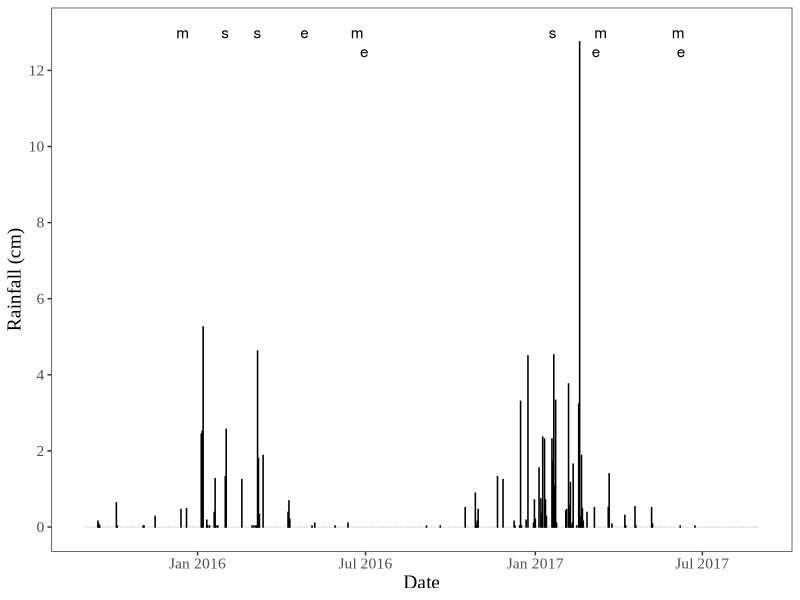
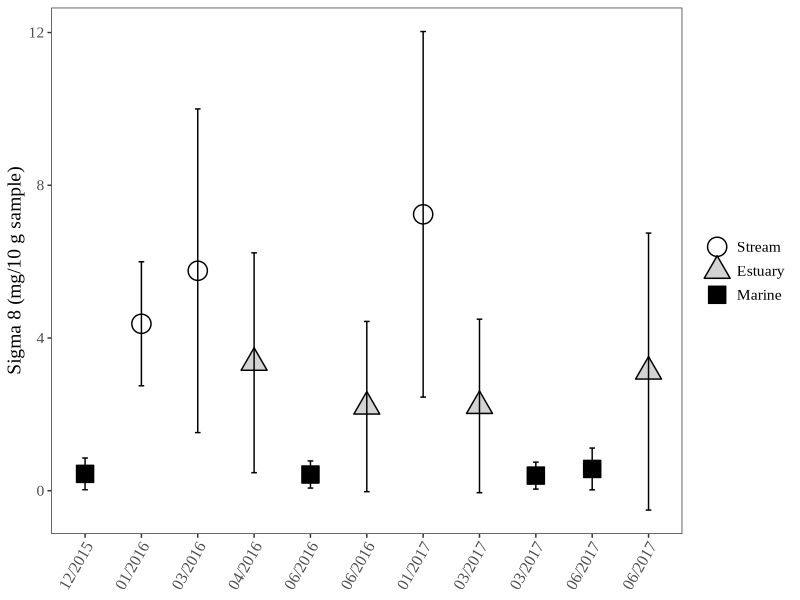
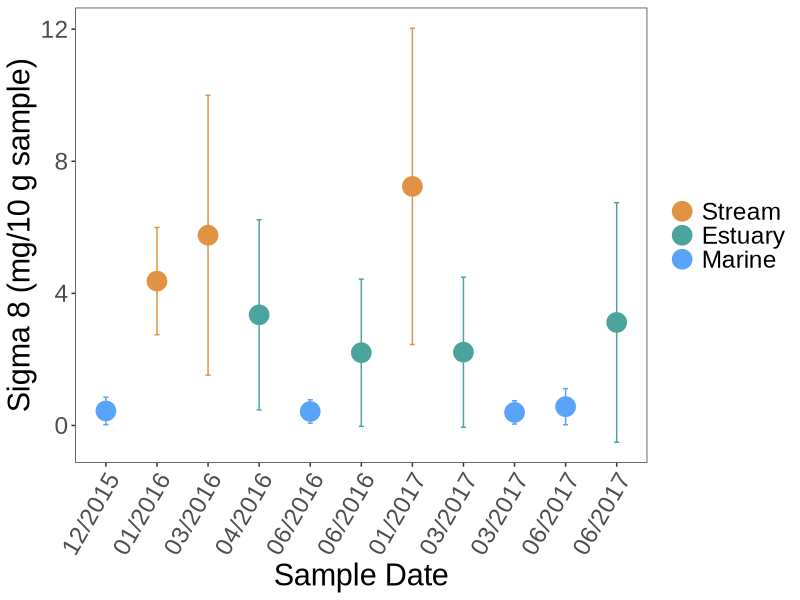
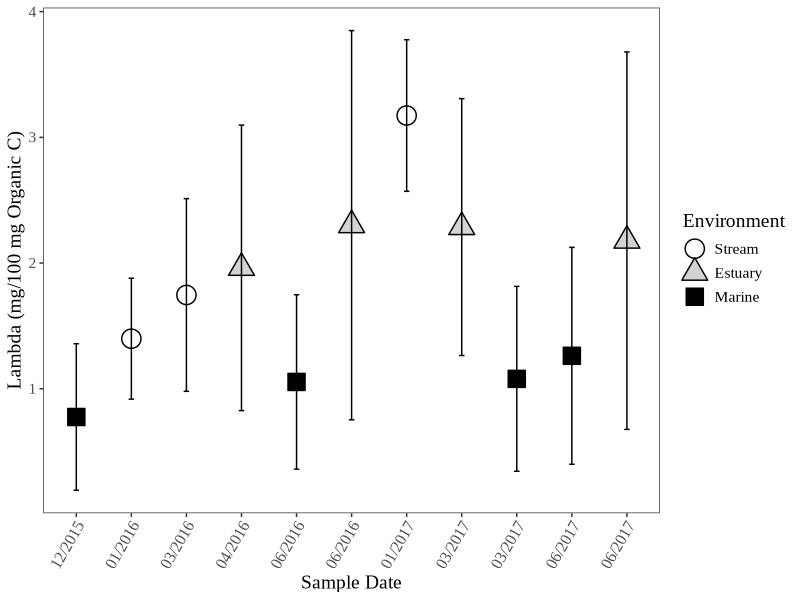
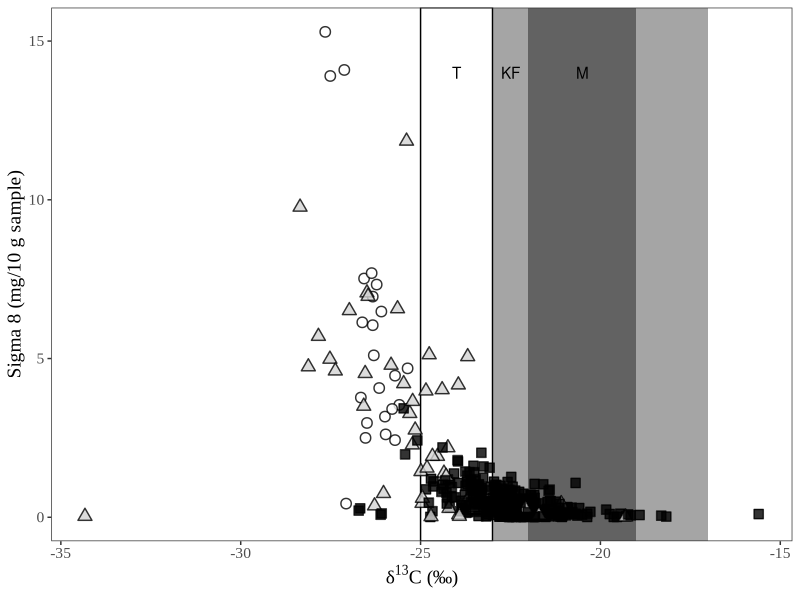

Reproduce these figures in R, in order. (Note: this script raises an error after producing the figures.)
## ---- chunk 1
knitr::opts_chunk$set(echo = TRUE)
## ---- chunk 2

# Load packages.
library(tidyverse)
library(lubridate)
library(patchwork)

# Load datasets.
rain <- read_csv("SBCounty_Gauge234.csv") # Imports necessary data that's been transcribed from the online pdf document into a csv file.

master <- read_csv("RAPID_Master_Datasheet_add_region_streamcode.csv") # Loads the newly updated dataset, as of April 8, 2019. This same dataset is used for the linear mixed effects models.

# In addition, all NDs from Matthieu's original reports are replaced as NAs. For reasoning on why they are not 0s, see either of the other RMarkdown files in this project folder.

# Alright, so the seven outliers I'm removing will be 56, 66, 164, 238, 300, 387, and 389 from the original dataset. For reasoning on these 7, see LMEM Markdown file in this same project.

mastered <- master[ -c(56, 66, 164, 238, 300, 387, 389), ] # Removes outliers from original dataset.

# This dataset has already been QAQCed.

## ---- chunk 3

rain <- rain %>%
  mutate(Rainfall_cm = Rainfall_inches*2.54) %>% # Calculates rainfall in centimeters in a new column.
  mutate(DATE = mdy(Date)) # Transforms date into recognized date format.

rainplot <- ggplot(rain, aes(DATE, Rainfall_cm)) +
  annotate("text", x = mdy("12-16-2015"), y = 13,
           label = "m") + # December 2015 - Marine sampling
  annotate("text", x = mdy("06-22-2016"), y = 13,
           label = "m") + # June 2016 - Marine sampling
  annotate("text", x = mdy("03-13-2017"), y = 13,
           label = "m") + # March 2017 - Marine sampling
  annotate("text", x = mdy("06-05-2017"), y = 13,
           label = "m") + # June 2017 - Marine sampling
  annotate("text", x = mdy("01-31-2016"), y = 13,
           label = "s") + # Jan 2016 - Stream sampling
  annotate("text", x = mdy("03-06-2016"), y = 13,
           label = "s") + # March 2016 - Stream sampling
  annotate("text", x = mdy("01-20-2017"), y = 13,
           label = "s") + # Jan 2017 - Stream sampling
  annotate("text", x = mdy("04-26-2016"), y = 13,
           label = "e") + # April 2016 - Estuarine sampling
  annotate("text", x = mdy("06-30-2016"), y = 12.5,
           label = "e") + # June 2016 - Estuarine sampling
  annotate("text", x = mdy("03-08-2017"), y = 12.5,
           label = "e") + # March 2017 - Estuarine sampling
  annotate("text", x = mdy("06-08-2017"), y = 12.5,
           label = "e") + # June 2017 - Estuarine sampling
  geom_bar(stat="identity", color="black", width=0.1) +
  theme_bw() +
  ylab("Rainfall (cm)") +
  xlab("Date") +
  scale_y_continuous(breaks=seq(0,14,2)) + # Adds y-axis labels every 2 cm.
  scale_x_date(date_labels = "%b %Y") + # Adds x-axis labels.
  theme_bw() +
  theme(panel.grid.major = element_blank(), panel.grid.minor = element_blank(),panel.background = element_blank()) +
  theme(text=element_text(family="Times New Roman", size=14)) #+
  #ggtitle("Santa Barbara County Precipitation\nWater Years 2015-2017")

rainplot

# Export figure to desktop.

# ggsave(("Figure_2.png"),
#        path = "/Users/heililowman/Desktop/R_figures/Lignin",
#        width = 20,
#        height = 10,
#        units = "cm"
#        )

## ---- chunk 4

# First, we will plot overall Sigma 8 and Lambda values.

Fig3_Stats <- mastered %>% # Takes the original dataset and then ...
  group_by(Group, Environment) %>% # Groups by date and environment and then ...
  summarize(Sig8 = mean(Sigma8, na.rm = TRUE), Sig8sd = sd(Sigma8, na.rm = TRUE), 
            Lam = mean(Lambda, na.rm = TRUE), Lamsd = sd(Lambda, na.rm = TRUE)) %>% # Summarizes and then...
  ungroup() %>% # Ungroups data.
  mutate(Environment = factor(case_when(Environment == "Stream" ~ "Stream",
                                        Environment == "Estuary" ~ "Estuary",
                                        Environment == "Reef" ~ "Marine"), levels = c("Stream", "Estuary", "Marine"))) %>% # Renames.
  mutate(Group = factor(Group, levels = c( "A", "B", "C", "D", "E", "F", "I", "H", "G", "J", "K"))) # Relevel the "Group" column so that it's presented in the best chronological order.

#tiff(filename = "/Users/heililowman/Documents/UC_Santa_Barbara/Research_Lignin/Figures/Manuscript_figure_files/Fig3A.tiff", width=6, height=4, unit="in", res=400) 
fig3a <- ggplot(Fig3_Stats, aes(Group, Sig8, shape=Environment, fill=Environment)) +
  scale_x_discrete(labels = c("12/2015", "01/2016", "03/2016", "04/2016", "06/2016", "06/2016", "01/2017", "03/2017", "03/2017", "06/2017", "06/2017")) +
  geom_point(size = 6,
             stroke = 0.75) + 
  scale_shape_manual(values = c(21, 24, 22)) +
  scale_fill_manual(values = c("white", "lightgrey", "black")) +
  geom_errorbar(data=Fig3_Stats, aes(ymin=Sig8-Sig8sd,ymax=Sig8+Sig8sd), width=0.1) +
  xlab("Sample Date") +
  ylab("Sigma 8 (mg/10 g sample)") + 
  theme_bw() +
  theme(panel.grid.major = element_blank(), panel.grid.minor = element_blank(),panel.background = element_blank()) + # This ensures the whole data grid is boxed in, which looks cleaner in text.
  theme(text=element_text(family="Times New Roman", size=14)) +
  theme(axis.text.x = element_text(angle = 60, hjust = 1)) +
  theme(axis.title.x=element_blank()) +
  theme(legend.title = element_blank())
#dev.off()

fig3a

# Creating the following figure for inclusion in my exit seminar.

fig3a_color <- ggplot(Fig3_Stats, aes(Group, Sig8, color=Environment)) +
  scale_x_discrete(labels = c("12/2015", "01/2016", "03/2016", "04/2016", "06/2016", "06/2016", "01/2017", "03/2017", "03/2017", "06/2017", "06/2017")) +
  geom_point(size = 6,
             stroke = 0.75) + 
  scale_color_manual(values=c("#E29244", "#4CA49E", "#59A3F8"), name = "Sampling Environment") + # Edit the legend and figure colors.
  geom_errorbar(data=Fig3_Stats, aes(ymin=Sig8-Sig8sd,ymax=Sig8+Sig8sd), width=0.1) +
  xlab("Sample Date") +
  ylab("Sigma 8 (mg/10 g sample)") + 
  theme_bw() +
  theme(panel.grid.major = element_blank(), panel.grid.minor = element_blank(),panel.background = element_blank()) + # This ensures the whole data grid is boxed in, which looks cleaner in text.
  theme(text=element_text(family="Arial", size=22)) +
  theme(axis.text.x = element_text(angle = 60, hjust = 1)) +
  theme(legend.title = element_blank())

fig3a_color
# Actually, I'm not sure how much more helpful a figure versus numbers will be so I'm skipping this figure in my presentation.

#tiff(filename = "/Users/heililowman/Documents/UC_Santa_Barbara/Research_Lignin/Figures/Manuscript_figure_files/Fig3B.tiff", width=6, height=4, unit="in", res=400) 
fig3b <- ggplot(Fig3_Stats, aes(Group, Lam, shape=Environment, fill=Environment)) +
  scale_x_discrete(labels = c("12/2015", "01/2016", "03/2016", "04/2016", "06/2016", "06/2016", "01/2017", "03/2017", "03/2017", "06/2017", "06/2017")) +
  geom_point(size = 6,
             stroke = 0.75) + 
  scale_shape_manual(values = c(21, 24, 22)) +
  scale_fill_manual(values = c("white", "lightgrey", "black")) +
  geom_errorbar(data=Fig3_Stats, aes(ymin=Lam-Lamsd,ymax=Lam+Lamsd), width=0.1) +
  xlab("Sample Date") +
  ylab("Lambda (mg/100 mg Organic C)") + 
  theme_bw() +
  theme(panel.grid.major = element_blank(), panel.grid.minor = element_blank(),panel.background = element_blank()) +
  theme(text=element_text(family="Times New Roman", size=14)) +
  theme(axis.text.x = element_text(angle = 60, hjust = 1))
#dev.off()

fig3b

# Export figure to desktop.

# ggsave(("Figure_3.png"),
#        path = "/Users/heililowman/Desktop/R_figures/Lignin",
#        width = 20,
#        height = 10,
#        units = "cm"
#        )

## ---- chunk 5

# Next, we will plot isotopic data versus Sigma 8 and 3,5-Bd/V values.

isotopes <- mastered %>%
  mutate(Environment = factor(case_when(Environment == "Stream" ~ "Stream",
                                        Environment == "Estuary" ~ "Estuary",
                                        Environment == "Reef" ~ "Marine"), 
                              levels = c("Stream", "Estuary", "Marine")))# Renames.

# Need to keep the outlier in on the light end, because its the same distance from the nearest point as the outlier on the heavier end (and it was included on all of the LMEMs in the other file).

# I have also removed the designation of near/far from stream and just represented all marine sediments as reef sites - this distinction was not important in any of the models I ran, and I feel it doesn't add anything to the visual. Also, this will keep things consistent legend-wise with Figure 3.

#tiff(filename = "/Users/heililowman/Documents/UC_Santa_Barbara/Research_Lignin/Figures/Manuscript_figure_files/Fig4.tiff", width=12, height=6, unit="in", res=400) 
fig4 <- ggplot(isotopes, aes (x=d13C, y=Sigma8, shape=Environment, fill=Environment)) +
  annotate("rect", color = "black", fill = "white", 
        xmin = -25, xmax = -23,
        ymin = -Inf, ymax = Inf) + 
  annotate("text", x = -24, y = 14, label = "T") + # Terrestrial signatures
  annotate("rect", fill = "gray30", alpha = 0.50, 
        xmin = -23, xmax = -17,
        ymin = -Inf, ymax = Inf) + 
  annotate("text", x = -22.5, y = 14, label = "KF") + # Kelp forest signatures
  annotate("rect", fill = "gray30", alpha = 0.75, 
        xmin = -22, xmax = -19,
        ymin = -Inf, ymax = Inf) + 
  annotate("text", x = -20.5, y = 14, label = "M") +# Marine signatures
  geom_point(size=3,
             stroke = 0.75,
             alpha = 0.8) +
  scale_shape_manual(values = c(21, 24, 22)) +
  scale_fill_manual(values = c("white", "lightgrey", "black")) +
  theme_bw() +
  theme(panel.grid.major = element_blank(), panel.grid.minor = element_blank(),panel.background = element_blank()) +
  theme(text=element_text(family="Times New Roman", size=14)) +
  xlab(expression("δ"^{13}*"C (‰)")) + # GAH! It's AMAZING I GOT THE SUPERSCRIPT TO WORK!!!
  ylab("Sigma 8 (mg/10 g sample)") +
  theme(legend.position = "none")
#dev.off

fig4

#tiff(filename = "/Users/heililowman/Documents/UC_Santa_Barbara/Research_Lignin/Figures/Manuscript_figure_files/Fig5.tiff", width=10, height=6, unit="in", res=400) 
fig5 <- ggplot(isotopes, aes (x=d13C, y=Bd.V, shape=Environment, fill=Environment)) +
  geom_point(size=3,
             stroke = 0.75,
             alpha = 0.8) +
  scale_shape_manual(values = c(21, 24, 22)) +
  scale_fill_manual(values = c("white", "lightgrey", "black")) +
  theme_bw() +
  theme(panel.grid.major = element_blank(), panel.grid.minor = element_blank(),panel.background = element_blank()) +
  theme(text=element_text(family="Times New Roman", size=14)) +
  xlab(expression("δ"^{13}*"C (‰)")) +
  ylab("3,5-Bd / Vanillyl") +
  theme(legend.position = c(0.15, 0.85))
#dev.off

fig5

fig4_full <- fig4 + fig5

fig4_full + plot_annotation(tag_levels = 'A')

# Export figure to Desktop.

# ggsave(("Figure_4.png"),
#        path = "/Users/heililowman/Desktop/R_figures/Lignin",
#        width = 30,
#        height = 15,
#        units = "cm"
#        )

## ---- chunk 6

# So, this will be a plot of stream S/V and C/V values, but the boxes for source material will need to be added in in Powerpoint.

stream <- mastered %>%
  filter(Environment=="Stream") # Creates dataset of only stream data.

#tiff(filename = "/Users/heililowman/Documents/UC_Santa_Barbara/Research_Lignin/Figures/Manuscript_figure_files/Fig6.tiff", width=8, height=6, unit="in", res=400) 
fig6 <- ggplot(stream, aes (C.V,S.V, shape=Group_2, fill=Group_2)) +
  annotate("rect", color = "black", fill = "white", 
        xmin = 0, xmax = 0.5,
        ymin = 0.4, ymax = 3.25) + 
  annotate("text", x = 0.05, y = 3, label = "A") + # woody Angiosperm signatures
  annotate("rect", fill = "gray30", alpha = 0.25, 
        xmin = 0.2, xmax = 0.6,
        ymin = 0, ymax = 2.5) + 
  annotate("text", x = 0.575, y = 2.3, label = "a") + # non-woody angiosperm signatures
  annotate("rect", fill = "gray30", alpha = 0.40, 
        xmin = 0, xmax = 0.6,
        ymin = 0, ymax = 0.2) + 
  annotate("text", x = 0.05, y = 0.1, label = "G") +# woody Gymnosperm signatures
  annotate("rect", fill = "gray30", alpha = 0.60, 
        xmin = 0.2, xmax = 0.6,
        ymin = 0, ymax = 0.2) + 
  annotate("text", x = 0.575, y = 0.1, label = "g") + # non-woody gymnosperm signatures
  geom_point(size=6,
             stroke = 0.75,
             alpha = 0.8) +
  scale_shape_manual(name = "Sampling Date", values = c(21, 21, 21), labels = c("01/2016", "03/2016", "01/2017")) +
  scale_fill_manual(name = "Sampling Date", values = c("white", "lightgrey", "black"), labels = c("01/2016", "03/2016", "01/2017")) + # Need to duplicate labels in both calls so that legend works.
  xlim(0,0.6) +
  ylim(0,4.5) +
  theme_bw() +
  theme(panel.grid.major = element_blank(), panel.grid.minor = element_blank(),panel.background = element_blank()) +
  theme(text=element_text(family="Times New Roman", size=16)) +
  xlab("Cinnamyl / Vanillyl") +
  ylab("Syringyl / Vanillyl") +
  theme(legend.position = c(0.85, 0.85))
#dev.off

fig6

#Making a set of new figures for my exit seminar.

streama <- mastered %>%
  filter(Environment=="Stream") %>% # Creates dataset of only stream data.
  filter(Group=="B") # Selects only January 2016 data.

fig6_colora <- ggplot(streama, aes (C.V,S.V, color=Group_2)) +
  geom_point(size=8,
             stroke = 0.75) +
  scale_color_manual(values = c("#EFC68E"), labels = c("01/2016")) +
  #scale_color_manual(values = c("#E29244"), labels = c("01/2016")) + 
  xlim(0,0.6) +
  ylim(0,4.5) +
  theme_bw() +
  theme(panel.grid.major = element_blank(), panel.grid.minor = element_blank(),panel.background = element_blank()) +
  theme(text=element_text(family="Arial", size=22)) +
  xlab("Cinnamyl / Vanillyl") +
  ylab("Syringyl / Vanillyl") +
  theme(legend.title = element_blank())

#tiff(filename = "/Users/heililowman/Documents/UC_Santa_Barbara/Research_Lignin/Figures/Manuscript_figure_files/Fig6_colora_oak.tiff", width=8, height=6, unit="in", res=400) 
fig6_colora
#dev.off

streamb <- mastered %>%
  filter(Environment=="Stream") %>% # Creates dataset of only stream data.
  filter(Group=="B" | Group=="C") # Selects only 2016 data.

fig6_colorb <- ggplot(streamb, aes (C.V,S.V, color=Group_2)) +
  geom_point(size=8,
             stroke = 0.75) +
  scale_color_manual(values = c("#EFC68E", "#7C9867"), labels = c("01/2016", "03/2016")) +
  #scale_color_manual(values = c("#E29244","#FFAA00"), labels = c("01/2016", "03/2016")) + 
  xlim(0,0.6) +
  ylim(0,4.5) +
  theme_bw() +
  theme(panel.grid.major = element_blank(), panel.grid.minor = element_blank(),panel.background = element_blank()) +
  theme(text=element_text(family="Arial", size=22)) +
  xlab("Cinnamyl / Vanillyl") +
  ylab("Syringyl / Vanillyl") +
  theme(legend.title = element_blank())

#tiff(filename = "/Users/heililowman/Documents/UC_Santa_Barbara/Research_Lignin/Figures/Manuscript_figure_files/Fig6_colorb_oak.tiff", width=8, height=6, unit="in", res=400) 
fig6_colorb
#dev.off

fig6_colorc <- ggplot(stream, aes (C.V,S.V, color=Group_2)) +
  geom_point(size=8,
             stroke = 0.75) +
  scale_color_manual(values = c("#EFC68E", "#7C9867", "#4F5730"), labels = c("01/2016", "03/2016", "01/2017")) +
  #scale_color_manual(values = c("#E29244", "#FFAA00", "#D46F10"), labels = c("01/2016", "03/2016", "01/2017")) +
  xlim(0,0.6) +
  ylim(0,4.5) +
  theme_bw() +
  theme(panel.grid.major = element_blank(), panel.grid.minor = element_blank(),panel.background = element_blank()) +
  theme(text=element_text(family="Arial", size=22)) +
  xlab("Cinnamyl / Vanillyl") +
  ylab("Syringyl / Vanillyl") +
  theme(legend.title = element_blank())

#tiff(filename = "/Users/heililowman/Documents/UC_Santa_Barbara/Research_Lignin/Figures/Manuscript_figure_files/Fig6_colorc_oak.tiff", width=8, height=6, unit="in", res=400) 
fig6_colorc
#dev.off

## ---- chunk 7

# And now to create a similar S/V vs. C/V figure for the marine sample data.

marine <- mastered %>%
  filter(Environment=="Reef") # Creates dataset of only marine data.

fig7a <- ggplot(marine, aes (C.V,S.V, shape=Group, fill=Group)) +
  geom_point(size=6,
             stroke = 0.75,
             alpha = 0.8) +
  scale_shape_manual(name = "Sampling Date", values = c(21, 21, 21, 21), labels = c("12/2015", "06/2016", "03/2017", "06/2017")) +
  scale_fill_manual(name = "Sampling Date", values = c("white", "lightgrey", "gray30", "black"), labels = c("12/2015", "06/2016", "03/2017", "06/2017")) + # Need to duplicate labels in both calls so that legend works.
  xlim(0,0.25) +
  ylim(0,5.5) +
  theme_bw() +
  theme(panel.grid.major = element_blank(), panel.grid.minor = element_blank(),panel.background = element_blank()) +
  theme(text=element_text(family="Times New Roman", size=16)) +
  xlab("Cinnamyl/Vanillyl") +
  ylab("Syringyl/Vanillyl") +
  theme(legend.title = element_blank())

fig7a

# Due to sheer number of points, let's consolidate by site for each sampling.

m_cvsv <- marine %>% 
  group_by(Site, Group) %>%     
  summarize(meanC.V = mean(C.V, na.rm = TRUE), CVsd = sd(C.V, na.rm = TRUE), meanS.V = mean(S.V, na.rm = TRUE), SVsd = sd(S.V, na.rm = TRUE),) %>%
  ungroup()

#tiff(filename = "/Users/heililowman/Documents/UC_Santa_Barbara/Research_Lignin/Figures/Manuscript_figure_files/Fig7.tiff", width=8, height=6, unit="in", res=400) 
fig7b <- ggplot(m_cvsv, aes (x=meanC.V, y=meanS.V, shape = Group, fill = Group)) +
  geom_point(size=6,
             stroke = 0.75,
             alpha = 0.8) +
  scale_shape_manual(name = "Sampling Date", values = c(21, 21, 21, 21), labels = c("12/2015", "06/2016", "03/2017", "06/2017")) +
  scale_fill_manual(name = "Sampling Date", values = c("white", "lightgrey", "gray30", "black"), labels = c("12/2015", "06/2016", "03/2017", "06/2017")) +
  #geom_errorbar(data=m_cvsv, aes(ymin=meanS.V-SVsd,ymax=meanS.V+SVsd)) +
  #geom_errorbarh(data=m_cvsv, aes(xmin=meanC.V-CVsd,xmax=meanC.V+CVsd)) +
  xlim(0,0.25) +
  ylim(0,5.5) +
  theme_bw() +
  theme(panel.grid.major = element_blank(), panel.grid.minor = element_blank(),panel.background = element_blank()) +
  theme(text=element_text(family="Times New Roman", size=16)) +
  xlab("Cinnamyl / Vanillyl") +
  ylab("Syringyl / Vanillyl") +
  theme(legend.position = c(0.85, 0.85))
#dev.off

# Did not include error bars because they do not add to the takeaway of the figure, and delineations between groupings are made clear by the results of the LMEMs.

fig7b

fig5_full <- fig6 + fig7b

fig5_full + plot_annotation(tag_levels = 'A')

# Export full figure to Desktop.

# ggsave(("Figure_5.png"),
#        path = "/Users/heililowman/Desktop/R_figures/Lignin",
#        width = 30,
#        height = 15,
#        units = "cm"
#        )

# And below I've made some additional colored plots for use in my exit seminar.

m_cvsva <- m_cvsv %>% # Takes the original aggregated dataset.
  filter(Group == "A") # Selects only December 2015 samples.

fig7b_colora <- ggplot(m_cvsva, aes (x=meanC.V, y=meanS.V, color = Group)) +
  geom_point(size=8,
             stroke = 0.75) +
  scale_color_manual(values = c("#3793EC"), labels = c("12/2015")) +
  xlim(0,0.25) +
  ylim(0,5.5) +
  theme_bw() +
  theme(panel.grid.major = element_blank(), panel.grid.minor = element_blank(),panel.background = element_blank()) +
  theme(text=element_text(family="Arial", size=22)) +
  xlab("Cinnamyl / Vanillyl") +
  ylab("Syringyl / Vanillyl") +
  theme(legend.title = element_blank())

#tiff(filename = "/Users/heililowman/Documents/UC_Santa_Barbara/Research_Lignin/Figures/Manuscript_figure_files/Fig7b_colora_lake.tiff", width=8, height=6, unit="in", res=400) 
fig7b_colora
#dev.off

m_cvsvb <- m_cvsv %>% # Takes the original aggregated dataset.
  filter(Group == "A" | Group == "E") # Selects only December 2015 and June 2016 samples.

fig7b_colorb <- ggplot(m_cvsvb, aes (x=meanC.V, y=meanS.V, color = Group)) +
  geom_point(size=8,
             stroke = 0.75) +
  scale_color_manual(values = c("#3793EC", "#7AC9B7"), labels = c("12/2015", "06/2016")) +
  xlim(0,0.25) +
  ylim(0,5.5) +
  theme_bw() +
  theme(panel.grid.major = element_blank(), panel.grid.minor = element_blank(),panel.background = element_blank()) +
  theme(text=element_text(family="Arial", size=22)) +
  xlab("Cinnamyl / Vanillyl") +
  ylab("Syringyl / Vanillyl") +
  theme(legend.title = element_blank())

#tiff(filename = "/Users/heililowman/Documents/UC_Santa_Barbara/Research_Lignin/Figures/Manuscript_figure_files/Fig7b_colorb_lake.tiff", width=8, height=6, unit="in", res=400) 
fig7b_colorb
#dev.off

m_cvsvbb <- m_cvsv %>% # Takes the original aggregated dataset.
  filter(Group == "A" | Group == "E" | Group == "G") # Selects only December 2015 and June 2016 samples.

fig7b_colorbb <- ggplot(m_cvsvbb, aes (x=meanC.V, y=meanS.V, color = Group)) +
  geom_point(size=8,
             stroke = 0.75) +
  scale_color_manual(values = c("#3793EC", "#7AC9B7", "#6CA184"), labels = c("12/2015", "06/2016", "03/2017")) +
  xlim(0,0.25) +
  ylim(0,5.5) +
  theme_bw() +
  theme(panel.grid.major = element_blank(), panel.grid.minor = element_blank(),panel.background = element_blank()) +
  theme(text=element_text(family="Arial", size=22)) +
  xlab("Cinnamyl / Vanillyl") +
  ylab("Syringyl / Vanillyl") +
  theme(legend.title = element_blank())

#tiff(filename = "/Users/heililowman/Documents/UC_Santa_Barbara/Research_Lignin/Figures/Manuscript_figure_files/Fig7b_colorbb_lake.tiff", width=8, height=6, unit="in", res=400) 
fig7b_colorbb
#dev.off

fig7b_colorc <- ggplot(m_cvsv, aes (x=meanC.V, y=meanS.V, color = Group)) +
  geom_point(size=8,
             stroke = 0.75) +
  scale_color_manual(values = c("#3793EC", "#7AC9B7", "#6CA184", "#2A3927"), labels = c("12/2015", "06/2016", "03/2017", "06/2017")) +
  #scale_color_manual(values = c("#69B9FA", "#59A3F8", "#5A7ECB", "#6B6D9F"), labels = c("12/2015", "06/2016", "03/2017", "06/2017")) +
  xlim(0,0.25) +
  ylim(0,5.5) +
  theme_bw() +
  theme(panel.grid.major = element_blank(), panel.grid.minor = element_blank(),panel.background = element_blank()) +
  theme(text=element_text(family="Arial", size=22)) +
  xlab("Cinnamyl / Vanillyl") +
  ylab("Syringyl / Vanillyl") +
  theme(legend.title = element_blank())

#tiff(filename = "/Users/heililowman/Documents/UC_Santa_Barbara/Research_Lignin/Figures/Manuscript_figure_files/Fig7b_colorc_lake.tiff", width=8, height=6, unit="in", res=400) 
fig7b_colorc
#dev.off

## ---- chunk 8

# Similar to Figure 6, this figure will plot degradation parameters for stream data only.

#tiff(filename = "/Users/heililowman/Documents/UC_Santa_Barbara/Research_Lignin/Figures/Manuscript_figure_files/Fig8.tiff", width=8, height=6, unit="in", res=400) 
fig8 <- ggplot(stream, aes (Bd.V,P..V.S., shape=Group_2, fill=Group_2)) +
  geom_point(size=6,
             stroke = 0.75,
             alpha = 0.8) +
  scale_shape_manual(name = "Sampling Date", values = c(21, 21, 21), labels = c("01/2016", "03/2016", "01/2017")) +
  scale_fill_manual(name = "Sampling Date", values = c("white", "lightgrey", "black"), labels = c("01/2016", "03/2016", "01/2017")) +
  xlim(0,0.4) +
  ylim(0,0.4) +
  theme_bw() +
  theme(panel.grid.major = element_blank(), panel.grid.minor = element_blank(),panel.background = element_blank()) +
  theme(text=element_text(family="Times New Roman", size=16)) +
  xlab("3,5-Bd / Vanillyl") +
  ylab("P-hydroxyl / (Vanillyl + Syringyl)") +
  theme(legend.position = c(0.8, 0.85))
#dev.off

fig8

## ---- chunk 9

# And finally, the code for the P/V+S vs. 3,5-Bd/V values for marine sites.

fig9a <- ggplot(marine, aes (Bd.V,P..V.S., shape=Group, fill=Group)) +
  geom_point(size=6,
             stroke = 0.75,
             alpha = 0.8) +
  scale_shape_manual(values = c(21, 21, 21, 21), labels = c("12/2015", "06/2016", "03/2017", "06/2017")) +
  scale_fill_manual(values = c("white", "lightgrey", "gray30", "black"), labels = c("12/2015", "06/2016", "03/2017", "06/2017")) +
  xlim(0,2) +
  ylim(0,1) +
  theme_bw() +
  theme(panel.grid.major = element_blank(), panel.grid.minor = element_blank(),panel.background = element_blank()) +
  theme(text=element_text(family="Times New Roman", size=16)) +
  xlab("3,5Bd / Vanillyl") +
  ylab("P-hydroxyl / (Vanillyl + Syringyl)") +
  theme(legend.title = element_blank())

fig9a

# Going to aggregate values again as we did in Figure 7.

m_bdvpvs <- marine %>% 
  group_by(Site, Group) %>%     
  summarize(meanBdV = mean(Bd.V, na.rm = TRUE), BdVsd = sd(Bd.V, na.rm = TRUE), meanPVS = mean(P..V.S., na.rm = TRUE), PVSsd = sd(P..V.S., na.rm = TRUE),) %>%
  ungroup()

#tiff(filename = "/Users/heililowman/Documents/UC_Santa_Barbara/Research_Lignin/Figures/Manuscript_figure_files/Fig9.tiff", width=8, height=6, unit="in", res=400) 
fig9b <- ggplot(m_bdvpvs, aes (x=meanBdV, y=meanPVS, shape = Group, fill = Group)) +
  geom_point(size=6,
             stroke = 0.75,
             alpha = 0.8) +
  scale_shape_manual(name = "Sampling Date", values = c(21, 21, 21, 21), labels = c("12/2015", "06/2016", "03/2017", "06/2017")) +
  scale_fill_manual(name = "Sampling Date", values = c("white", "lightgrey", "gray30", "black"), labels = c("12/2015", "06/2016", "03/2017", "06/2017")) +
  xlim(0,2) +
  ylim(0,1) +
  theme_bw() +
  theme(panel.grid.major = element_blank(), panel.grid.minor = element_blank(),panel.background = element_blank()) +
  theme(text=element_text(family="Times New Roman", size=16)) +
  xlab("3,5Bd / Vanillyl") +
  ylab("P-hydroxyl / (Vanillyl + Syringyl)") +
  theme(legend.position = c(0.8, 0.85))
#dev.off

fig9b

fig6_full <- fig8 + fig9b

fig6_full + plot_annotation(tag_levels = 'A')

# Export full figure to Desktop.

# ggsave(("Figure_6.png"),
#        path = "/Users/heililowman/Desktop/R_figures/Lignin",
#        width = 30,
#        height = 15,
#        units = "cm"
#        )
